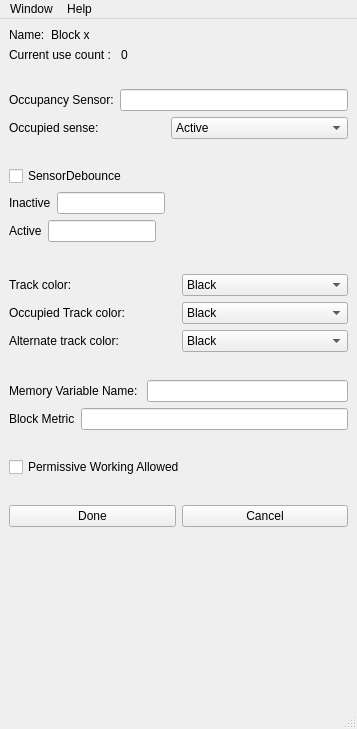
<?xml version="1.0" encoding="UTF-8"?>
<ui version="4.0">
 <class>CreateEditBlock</class>
 <widget class="QMainWindow" name="CreateEditBlock">
  <property name="geometry">
   <rect>
    <x>0</x>
    <y>0</y>
    <width>357</width>
    <height>729</height>
   </rect>
  </property>
  <property name="windowTitle">
   <string>MainWindow</string>
  </property>
  <widget class="QWidget" name="centralwidget">
   <layout class="QFormLayout" name="formLayout">
    <item row="0" column="0">
     <layout class="QHBoxLayout" name="horizontalLayout">
      <item>
       <widget class="QLabel" name="label">
        <property name="text">
         <string>Name:</string>
        </property>
       </widget>
      </item>
      <item>
       <widget class="QLabel" name="blockNameLabel">
        <property name="text">
         <string>Block x</string>
        </property>
       </widget>
      </item>
     </layout>
    </item>
    <item row="1" column="0">
     <layout class="QHBoxLayout" name="horizontalLayout_2">
      <item>
       <widget class="QLabel" name="label_2">
        <property name="text">
         <string>Current use count : </string>
        </property>
       </widget>
      </item>
      <item>
       <widget class="QLabel" name="blockUseLabel">
        <property name="text">
         <string>0</string>
        </property>
       </widget>
      </item>
     </layout>
    </item>
    <item row="2" column="0" colspan="2">
     <spacer name="horizontalSpacer">
      <property name="orientation">
       <enum>Qt::Horizontal</enum>
      </property>
      <property name="sizeHint" stdset="0">
       <size>
        <width>334</width>
        <height>15</height>
       </size>
      </property>
     </spacer>
    </item>
    <item row="3" column="0" colspan="2">
     <layout class="QHBoxLayout" name="horizontalLayout_3">
      <item>
       <widget class="QLabel" name="label_3">
        <property name="text">
         <string>Occupancy Sensor:</string>
        </property>
       </widget>
      </item>
      <item>
       <widget class="QLineEdit" name="sensorNameField">
        <property name="toolTip">
         <string>&lt;html&gt;&lt;head/&gt;&lt;body&gt;&lt;p&gt;Enter a sensor number, System name or user name of a sensor. &lt;/p&gt;&lt;/body&gt;&lt;/html&gt;</string>
        </property>
       </widget>
      </item>
     </layout>
    </item>
    <item row="4" column="0">
     <widget class="QLabel" name="label_4">
      <property name="text">
       <string>Occupied sense:</string>
      </property>
     </widget>
    </item>
    <item row="6" column="0" colspan="2">
     <spacer name="horizontalSpacer_2">
      <property name="orientation">
       <enum>Qt::Horizontal</enum>
      </property>
      <property name="sizeHint" stdset="0">
       <size>
        <width>334</width>
        <height>15</height>
       </size>
      </property>
     </spacer>
    </item>
    <item row="7" column="0">
     <widget class="QCheckBox" name="sensorDebounceGlobalCheck">
      <property name="text">
       <string>SensorDebounce</string>
      </property>
     </widget>
    </item>
    <item row="8" column="0">
     <layout class="QHBoxLayout" name="horizontalLayout_4">
      <item>
       <widget class="QLabel" name="label_9">
        <property name="text">
         <string>Inactive</string>
        </property>
       </widget>
      </item>
      <item>
       <widget class="QLineEdit" name="sensorDebounceInactiveField">
        <property name="inputMethodHints">
         <set>Qt::ImhDigitsOnly</set>
        </property>
        <property name="maxLength">
         <number>4</number>
        </property>
       </widget>
      </item>
     </layout>
    </item>
    <item row="9" column="0">
     <layout class="QHBoxLayout" name="horizontalLayout_11">
      <item>
       <widget class="QLabel" name="label_10">
        <property name="text">
         <string>Active</string>
        </property>
       </widget>
      </item>
      <item>
       <widget class="QLineEdit" name="sensorDebounceActiveField">
        <property name="inputMethodHints">
         <set>Qt::ImhDigitsOnly</set>
        </property>
        <property name="maxLength">
         <number>4</number>
        </property>
       </widget>
      </item>
     </layout>
    </item>
    <item row="11" column="0" colspan="2">
     <layout class="QHBoxLayout" name="horizontalLayout_7">
      <item>
       <widget class="QLabel" name="label_6">
        <property name="text">
         <string>Track color:</string>
        </property>
       </widget>
      </item>
      <item>
       <widget class="QComboBox" name="trackColorBox">
        <item>
         <property name="text">
          <string>Black</string>
         </property>
        </item>
        <item>
         <property name="text">
          <string>Dark Gray</string>
         </property>
        </item>
        <item>
         <property name="text">
          <string>Gray</string>
         </property>
        </item>
        <item>
         <property name="text">
          <string>Light Gray</string>
         </property>
        </item>
        <item>
         <property name="text">
          <string>White</string>
         </property>
        </item>
        <item>
         <property name="text">
          <string>Red</string>
         </property>
        </item>
        <item>
         <property name="text">
          <string>Pink</string>
         </property>
        </item>
        <item>
         <property name="text">
          <string>Orange</string>
         </property>
        </item>
       </widget>
      </item>
     </layout>
    </item>
    <item row="12" column="0" colspan="2">
     <layout class="QHBoxLayout" name="horizontalLayout_8">
      <item>
       <widget class="QLabel" name="label_7">
        <property name="text">
         <string>Occupied Track color:</string>
        </property>
       </widget>
      </item>
      <item>
       <widget class="QComboBox" name="occupiedColorBox">
        <item>
         <property name="text">
          <string>Black</string>
         </property>
        </item>
        <item>
         <property name="text">
          <string>Dark Gray</string>
         </property>
        </item>
        <item>
         <property name="text">
          <string>Gray</string>
         </property>
        </item>
        <item>
         <property name="text">
          <string>Light Gray</string>
         </property>
        </item>
        <item>
         <property name="text">
          <string>White</string>
         </property>
        </item>
        <item>
         <property name="text">
          <string>Red</string>
         </property>
        </item>
        <item>
         <property name="text">
          <string>Pink</string>
         </property>
        </item>
        <item>
         <property name="text">
          <string>Orange</string>
         </property>
        </item>
       </widget>
      </item>
     </layout>
    </item>
    <item row="13" column="0" colspan="2">
     <layout class="QHBoxLayout" name="horizontalLayout_9">
      <item>
       <widget class="QLabel" name="label_8">
        <property name="text">
         <string>Alternate track color:</string>
        </property>
       </widget>
      </item>
      <item>
       <widget class="QComboBox" name="extraColorBox">
        <item>
         <property name="text">
          <string>Black</string>
         </property>
        </item>
        <item>
         <property name="text">
          <string>Dark Gray</string>
         </property>
        </item>
        <item>
         <property name="text">
          <string>Gray</string>
         </property>
        </item>
        <item>
         <property name="text">
          <string>Light Gray</string>
         </property>
        </item>
        <item>
         <property name="text">
          <string>White</string>
         </property>
        </item>
        <item>
         <property name="text">
          <string>Red</string>
         </property>
        </item>
        <item>
         <property name="text">
          <string>Pink</string>
         </property>
        </item>
        <item>
         <property name="text">
          <string>Orange</string>
         </property>
        </item>
       </widget>
      </item>
     </layout>
    </item>
    <item row="14" column="0" colspan="2">
     <spacer name="horizontalSpacer_3">
      <property name="orientation">
       <enum>Qt::Horizontal</enum>
      </property>
      <property name="sizeHint" stdset="0">
       <size>
        <width>334</width>
        <height>16</height>
       </size>
      </property>
     </spacer>
    </item>
    <item row="15" column="0" colspan="2">
     <layout class="QHBoxLayout" name="horizontalLayout_6">
      <item>
       <widget class="QLabel" name="label_5">
        <property name="text">
         <string>Memory Variable Name: </string>
        </property>
       </widget>
      </item>
      <item>
       <widget class="QLineEdit" name="memoryNameField"/>
      </item>
     </layout>
    </item>
    <item row="16" column="0" colspan="2">
     <layout class="QHBoxLayout" name="horizontalLayout_12">
      <item>
       <widget class="QLabel" name="label_11">
        <property name="text">
         <string>Block Metric</string>
        </property>
       </widget>
      </item>
      <item>
       <widget class="QLineEdit" name="metricField">
        <property name="toolTip">
         <string>&lt;html&gt;&lt;head/&gt;&lt;body&gt;&lt;p&gt;set the cost for going over this block&lt;/p&gt;&lt;/body&gt;&lt;/html&gt;</string>
        </property>
        <property name="inputMethodHints">
         <set>Qt::ImhDigitsOnly</set>
        </property>
        <property name="maxLength">
         <number>6</number>
        </property>
       </widget>
      </item>
     </layout>
    </item>
    <item row="17" column="0" colspan="2">
     <spacer name="horizontalSpacer_4">
      <property name="orientation">
       <enum>Qt::Horizontal</enum>
      </property>
      <property name="sizeHint" stdset="0">
       <size>
        <width>334</width>
        <height>15</height>
       </size>
      </property>
     </spacer>
    </item>
    <item row="18" column="0" colspan="2">
     <widget class="QCheckBox" name="permissiveCheck">
      <property name="toolTip">
       <string>&lt;html&gt;&lt;head/&gt;&lt;body&gt;&lt;p&gt;&amp;quot;Is another train allowed to enter the block when it is already occupied&amp;quot;&lt;/p&gt;&lt;/body&gt;&lt;/html&gt;</string>
      </property>
      <property name="text">
       <string>Permissive Working Allowed</string>
      </property>
     </widget>
    </item>
    <item row="19" column="0" colspan="2">
     <spacer name="horizontalSpacer_5">
      <property name="orientation">
       <enum>Qt::Horizontal</enum>
      </property>
      <property name="sizeHint" stdset="0">
       <size>
        <width>334</width>
        <height>16</height>
       </size>
      </property>
     </spacer>
    </item>
    <item row="20" column="0" colspan="2">
     <layout class="QHBoxLayout" name="horizontalLayout_5">
      <item>
       <widget class="QPushButton" name="blockEditDone">
        <property name="text">
         <string>Done</string>
        </property>
       </widget>
      </item>
      <item>
       <widget class="QPushButton" name="blockEditCancel">
        <property name="text">
         <string>Cancel</string>
        </property>
       </widget>
      </item>
     </layout>
    </item>
    <item row="4" column="1">
     <widget class="QComboBox" name="senseBox">
      <item>
       <property name="text">
        <string>Active</string>
       </property>
      </item>
      <item>
       <property name="text">
        <string>Inactive</string>
       </property>
      </item>
     </widget>
    </item>
    <item row="10" column="0" colspan="2">
     <spacer name="horizontalSpacer_6">
      <property name="orientation">
       <enum>Qt::Horizontal</enum>
      </property>
      <property name="sizeHint" stdset="0">
       <size>
        <width>40</width>
        <height>20</height>
       </size>
      </property>
     </spacer>
    </item>
   </layout>
  </widget>
  <widget class="QMenuBar" name="menubar">
   <property name="geometry">
    <rect>
     <x>0</x>
     <y>0</y>
     <width>357</width>
     <height>25</height>
    </rect>
   </property>
   <widget class="QMenu" name="menuWindow">
    <property name="title">
     <string>Window</string>
    </property>
   </widget>
   <widget class="QMenu" name="menuHelp">
    <property name="title">
     <string>Help</string>
    </property>
   </widget>
   <addaction name="menuWindow"/>
   <addaction name="menuHelp"/>
  </widget>
  <widget class="QStatusBar" name="statusbar"/>
 </widget>
 <resources/>
 <connections/>
</ui>
